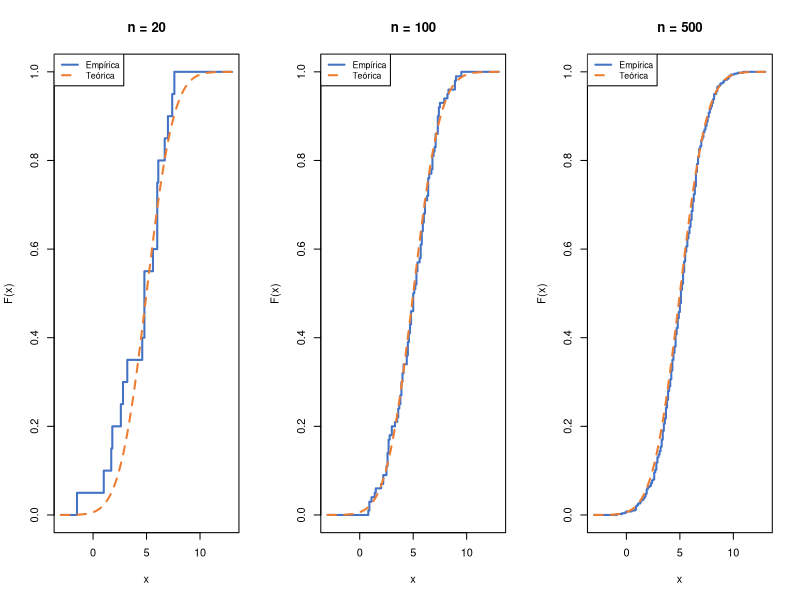
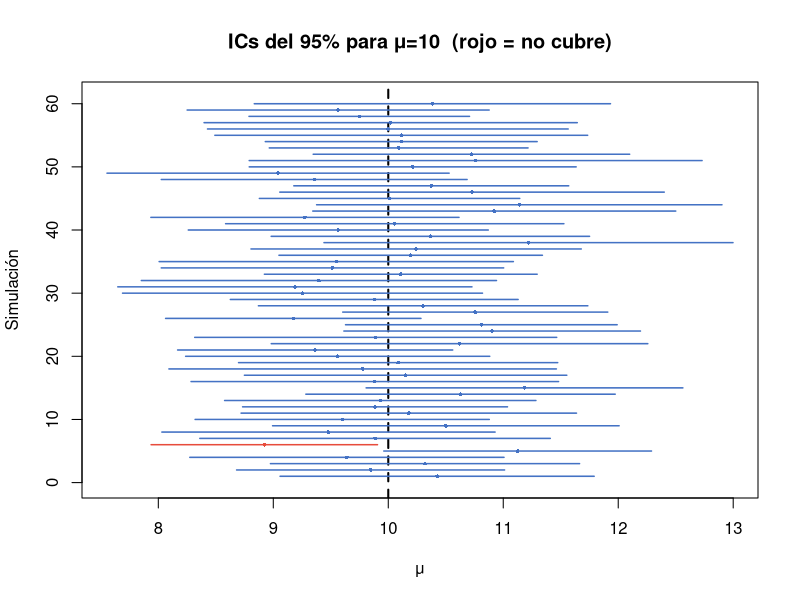
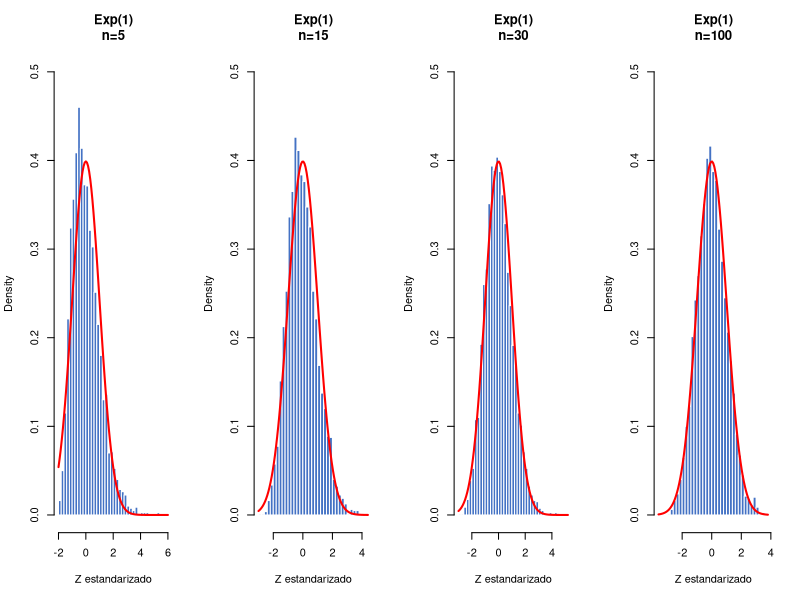
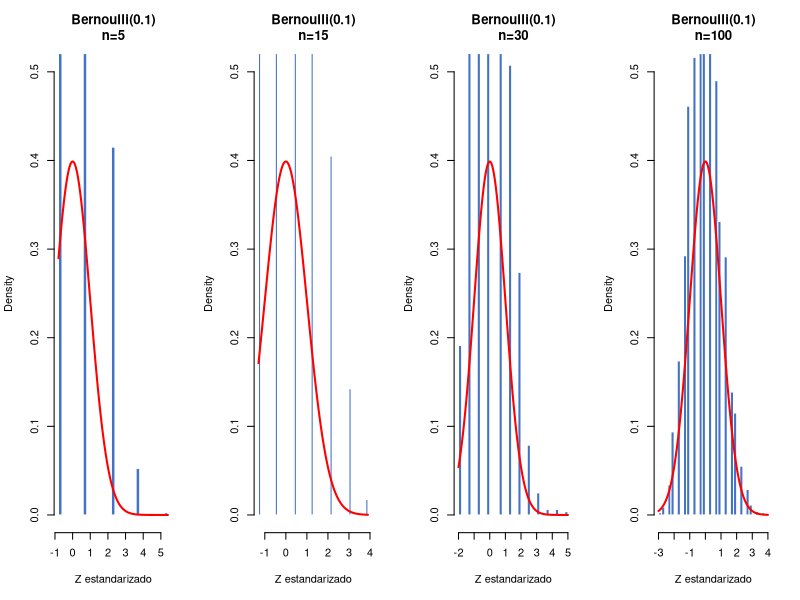
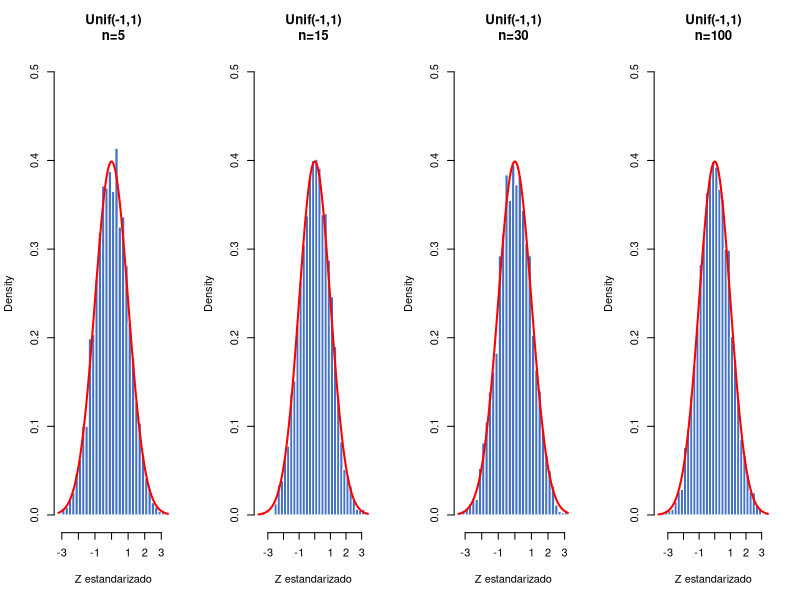

Write the R code that produced these figures, in order.
## ---- chunk 1
#| label: sesgo-insesgado

set.seed(42)
n <- 15; N_sim <- 10000; sigma2_real <- 9

# Generar N_sim muestras de tamaño n
muestras <- matrix(rnorm(N_sim*n, 0, sqrt(sigma2_real)), nrow=N_sim)

S2_ins   <- apply(muestras, 1, var)                   # divide n-1 (insesgado)
S2_sesgo <- apply(muestras, 1, function(x)            # divide n (sesgado)
                  mean((x - mean(x))^2))

cat("σ² real        =", sigma2_real, "\n")
cat("E[S²] insesgado=", round(mean(S2_ins),   4), "\n")
cat("E[S²] sesgado  =", round(mean(S2_sesgo), 4),
    " (sesgo =", round(mean(S2_sesgo)-sigma2_real, 4), ")\n\n")

# ECM de cada estimador (target = sigma2_real)
ECM_ins   <- mean((S2_ins   - sigma2_real)^2)
ECM_sesgo <- mean((S2_sesgo - sigma2_real)^2)
cat("ECM insesgado =", round(ECM_ins,   4), "\n")
cat("ECM sesgado   =", round(ECM_sesgo, 4), "\n")
## ---- chunk 2
#| label: mle-normal

# EMV de Normal: μ̂ = X̄,  σ̂² = Σ(xi-x̄)²/n
set.seed(7)
muestra <- rnorm(60, mean=8, sd=3)

cat("=== EMV Normal ===\n")
cat("μ̂ = X̄  =", round(mean(muestra), 4), "\n")
cat("σ̂² =",     round(mean((muestra-mean(muestra))^2), 4),
    " (sesgado, divide n)\n\n")

# MV numérico con optim()
neg_loglik <- function(par, datos) {
  mu    <- par[1]
  sigma <- exp(par[2])   # exp para forzar sigma > 0
  -sum(dnorm(datos, mu, sigma, log=TRUE))
}
opt <- optim(c(0, 0), neg_loglik, datos=muestra, method="BFGS")

cat("=== MV numérico (optim) ===\n")
cat("μ̂ =", round(opt$par[1], 4), "\n")
cat("σ̂ =", round(exp(opt$par[2]), 4), "\n")
## ---- chunk 3
#| label: mle-poisson

# EMV de Poisson: λ̂ = X̄
set.seed(3)
datos_pois <- rpois(200, lambda=4.5)
cat("EMV Poisson: λ̂ = X̄ =", round(mean(datos_pois), 4),
    "  (teórico: 4.5)\n")

# MM de Gamma
datos_gam <- rgamma(200, shape=3, rate=0.5)
alpha_mm  <- mean(datos_gam)^2 / var(datos_gam)
beta_mm   <- mean(datos_gam) / var(datos_gam)
cat("\nMM Gamma: α̂ =", round(alpha_mm,3),
    "  β̂ =", round(beta_mm,3),
    "  (teórico: α=3, β=0.5)\n")
## ---- chunk 4
#| label: fig-fda-empirica
#| fig-cap: "FDA empírica vs teórica para distintos tamaños de muestra"
#| fig-width: 11
#| fig-height: 4

set.seed(2024)
mu <- 5; sigma <- 2
x_seq <- seq(mu-4*sigma, mu+4*sigma, 0.1)

par(mfrow = c(1, 3))
for (n in c(20, 100, 500)) {
  muestra <- rnorm(n, mu, sigma)
  Fn      <- ecdf(muestra)
  plot(x_seq, Fn(x_seq), type="s", lwd=2, col="#4472C4",
       main=paste0("n = ", n),
       xlab="x", ylab="F(x)", ylim=c(0,1))
  lines(x_seq, pnorm(x_seq, mu, sigma), lwd=2, col="#ED7D31", lty=2)
  legend("topleft", c("Empírica","Teórica"),
         col=c("#4472C4","#ED7D31"), lty=c(1,2), lwd=2, cex=0.8)
}
par(mfrow = c(1, 1))
## ---- chunk 5
#| label: ks-test

# Prueba de Kolmogorov-Smirnov: ¿N(5,2)?
set.seed(99)
muestra <- rnorm(100, 5, 2)
ks.test(muestra, "pnorm", mean=5, sd=2)
## ---- chunk 6
#| label: ic-media

# Función IC con sigma desconocida
ic_t <- function(x, nivel=0.95) {
  n    <- length(x)
  xbar <- mean(x)
  s    <- sd(x)
  tc   <- qt(1-(1-nivel)/2, df=n-1)
  c(inferior = xbar - tc*s/sqrt(n),
    superior = xbar + tc*s/sqrt(n))
}

set.seed(42)
muestra <- rnorm(25, mean=10, sd=3)

cat("X̄ =", round(mean(muestra),4),
    "  S =", round(sd(muestra),4), "\n")
cat("IC 90%:", round(ic_t(muestra, 0.90),4), "\n")
cat("IC 95%:", round(ic_t(muestra, 0.95),4), "\n")
cat("IC 99%:", round(ic_t(muestra, 0.99),4), "\n")
## ---- chunk 7
#| label: fig-cobertura-ic
#| fig-cap: "Cobertura empírica del IC 95% — primeros 60 intervalos"
#| fig-width: 8
#| fig-height: 5

set.seed(123)
N_sim <- 200; n_ic <- 20; mu_real <- 10

ic_mat <- t(replicate(N_sim, ic_t(rnorm(n_ic, mu_real, 3))))
cubre  <- ic_mat[,1] <= mu_real & mu_real <= ic_mat[,2]

cat("Cobertura empírica:", round(mean(cubre),4), "\n")

# Graficar primeros 60
sub  <- 1:60
cols <- ifelse(cubre[sub], "#4472C4", "#E74C3C")

plot(NA, xlim=range(ic_mat[sub,]), ylim=c(0,61),
     main="ICs del 95% para μ=10  (rojo = no cubre)",
     xlab="μ", ylab="Simulación")
abline(v=mu_real, lty=2, lwd=2)
for (i in sub) {
  lines(ic_mat[i,], c(i,i), col=cols[i], lwd=1.5)
  points(mean(ic_mat[i,]), i, pch=16, col=cols[i], cex=0.5)
}
## ---- chunk 8
#| label: fig-tlc
#| fig-cap: "TLC: distribución de X̄ para distintas poblaciones y tamaños de muestra"
#| fig-width: 12
#| fig-height: 9

set.seed(42)
N_sim <- 4000
ns    <- c(5, 15, 30, 100)

simular_tlc <- function(gen_fn, mu, sigma, titulo) {
  par(mfrow=c(1,4))
  for (n in ns) {
    medias <- replicate(N_sim, mean(gen_fn(n)))
    z      <- (medias - mu) / (sigma/sqrt(n))
    hist(z, breaks=40, freq=FALSE, col="#4472C4", border="white",
         main=paste0(titulo, "\nn=", n),
         xlab="Z estandarizado", ylim=c(0, 0.5))
    curve(dnorm(x), add=TRUE, col="red", lwd=2)
  }
  par(mfrow=c(1,1))
}

simular_tlc(function(n) rexp(n, 1),        mu=1, sigma=1,      "Exp(1)")
simular_tlc(function(n) rbinom(n,1,0.1),   mu=0.1, sigma=sqrt(0.09), "Bernoulli(0.1)")
simular_tlc(function(n) runif(n,-1,1),     mu=0, sigma=sqrt(1/3),    "Unif(-1,1)")
## ---- chunk 9
#| label: tlc-aplicacion

# Aplicación: tiempos de proceso con media=5min, sd=2min, n=64
mu <- 5; sigma <- 2; n <- 64
x0 <- 5.5  # ¿P(X̄ > 5.5)?

z <- (x0 - mu) / (sigma/sqrt(n))
cat("Z =", round(z, 4), "\n")
cat("P(X̄ > 5.5) =", round(pnorm(z, lower.tail=FALSE), 4), "\n")

# ¿Cuánto n para P(|X̄-5| < 0.3) > 0.95?
# z_0.025 = 1.96 → n ≥ (1.96·σ/0.3)²
n_min <- ceiling((qnorm(0.975)*sigma/0.3)^2)
cat("n mínimo para margen 0.3 con 95% confianza:", n_min, "\n")
## ---- chunk 10
#| label: ic-dif-medias

set.seed(42)
A <- rnorm(30, mean=12.5, sd=2.5)
B <- rnorm(35, mean=11.0, sd=2.8)

cat("=== Estadísticas ===\n")
cat("Grupo A: X̄ =", round(mean(A),3), "  S =", round(sd(A),3),
    "  n =", length(A), "\n")
cat("Grupo B: X̄ =", round(mean(B),3), "  S =", round(sd(B),3),
    "  n =", length(B), "\n\n")

# t de Welch (R base, default)
resultado <- t.test(A, B, conf.level=0.95)
cat("=== Prueba t de Welch ===\n")
cat("Diferencia de medias:", round(resultado$estimate[1]-resultado$estimate[2],4),"\n")
cat("IC 95%: [", round(resultado$conf.int[1],4), ",",
                 round(resultado$conf.int[2],4), "]\n")
cat("p-valor:", round(resultado$p.value, 6), "\n")
cat("Conclusión:", ifelse(resultado$p.value < 0.05,
    "Se rechaza H0 (diferencia significativa al 5%)",
    "No se rechaza H0"), "\n")
## ---- chunk 11
#| label: aplicacion-final

# Comparar dos métodos de manufactura
set.seed(99)
M1 <- c(10.2, 9.8, 10.5, 10.1, 9.9, 10.3, 10.0, 10.4, 9.7, 10.2)
M2 <- c(10.8, 10.5, 11.0, 10.7, 10.9, 10.6, 11.1, 10.4, 10.8, 10.9)

cat("Método 1: X̄ =", round(mean(M1),3), "  S =", round(sd(M1),3), "\n")
cat("Método 2: X̄ =", round(mean(M2),3), "  S =", round(sd(M2),3), "\n\n")

# Supuesto de igualdad de varianzas
vf <- var.test(M1, M2)
cat("Prueba F para varianzas — p-valor:", round(vf$p.value, 4), "\n")
cat("→", ifelse(vf$p.value > 0.05,
    "Varianzas iguales (usar t pooled)",
    "Varianzas distintas (usar Welch)"), "\n\n")

# t pooled (varianzas iguales)
print(t.test(M1, M2, var.equal=TRUE))
